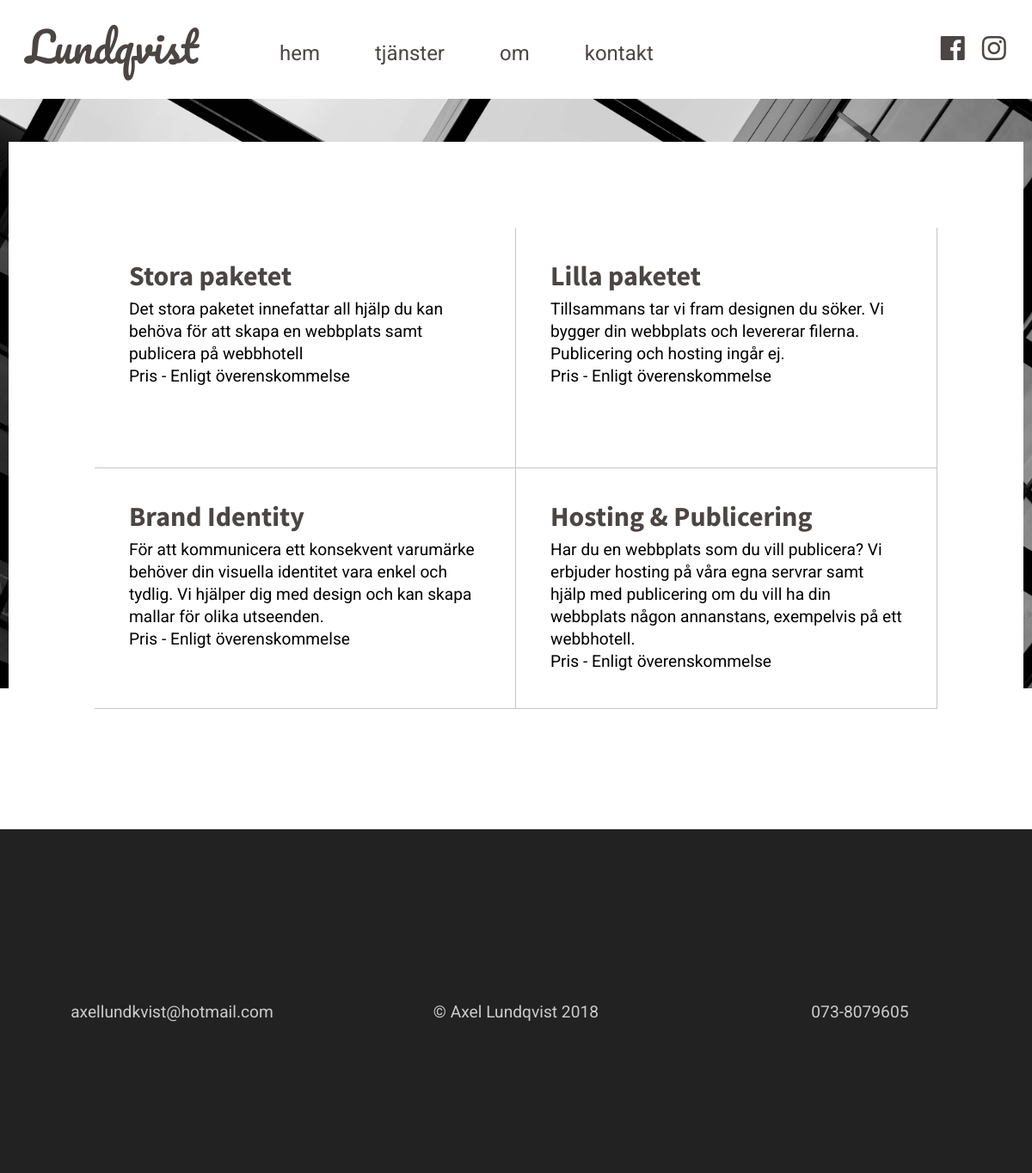
The app's page /service.php with its own data.
### tables this page shows
CREATE TABLE `services` (
  `id` int(10) UNSIGNED NOT NULL,
  `name` varchar(40) NOT NULL,
  `descr` varchar(400) NOT NULL,
  `price` varchar(50) DEFAULT NULL
);

### src/classes/Connect.class.php (the view, shortened to what this page needs)
<?php
class Connect {
    private $db;
    function __construct() {
        $this->db = new mysqli(DBHOST, DBUSER, DBPASS, DBDATABASE);
    }
    public function showAll() {
        $sql ="SELECT * FROM services;";
        $result = $this->db->query($sql);
        while($row = mysqli_fetch_assoc($result))
        {
        echo ("<div class='col-6'><div class='service_box'><div class='title'><h1>" . utf8_encode($row['name']) . "</h1></div><div class='descript'><p>" . utf8_encode($row['descr']) . "</p></div><div class='price'><p>Pris - " . utf8_encode($row['price']) . "</p></div></div></div>");
        }
    }
}

### src/includes/header.php (shortened to what this page needs)
<!DOCTYPE html>
<html lang="sv">
<head>
    <link rel="stylesheet" type="text/css" href="css/style.css">
    <link rel="stylesheet" href="https://use.fontawesome.com/releases/v5.3.1/css/all.css">
</head>
<body>
    <div id="container">
        <div id="header">
            <div class="wrapper">
                <div class="row">
                    <div class="col-3">
                        <div class="logo"><a href="index.php">Lundqvist</a></div>
                    </div>
                    <div class="col-7">
                        <div class="mainmenu">
                            <ul>
                                <a href="index.php"><li>hem</li></a>
                                <a href="service.php"><li>tjänster</li></a>
                                <a href="about.php"><li>om</li></a>
                                <a href="contact.php"><li>kontakt</li></a>
                            </ul>
                        </div>
                    </div>
                    <div class="col-2">
                        <div class="socials"><a href="#"><i class="fab fa-instagram fa-2x"></i></a> <a href="#"> <i class="fab fa-facebook fa-2x"></i></a></div>
                    </div>
                </div>
            </div>
        </div>

### src/service.php (shortened to what this page needs)
<?php
include ('includes/header.php');?>
    <div id="body">
            <div class="wrapper">
                <div class="white">
                <div class="row">
                    <div class="print">
                        <?php $service = new Connect;
                         $service->showAll();?>
                    </div>
                </div>
                </div>
            </div>
        </div>
        <div id="footer">
            <div class="row">
                <div class="col-4">
                    <div class="textfoot">
                        <p>axellundkvist@hotmail.com</p>
                    </div>
                </div>
                <div class="col-4">
                    <div class="textfoot">
                        <p>&copy; Axel Lundqvist 2018</p>
                    </div>
                </div>
                <div class="col-4">
                    <div class="textfoot">
                        <p>073-8079605</p>
                    </div>
                </div>
            </div>
        </div>
     </div>
</body>
</html>

### pub/css/style.css (style rules this page uses)
body { line-height:1 }
ol,ul { list-style:none }
*,*:before,*:after { -moz-box-sizing:border-box;-webkit-box-sizing:border-box;box-sizing:border-box;margin:0;padding:0 }
.row::after { content:"";clear:both;display:table }
[class*="col-"] { float:left }
.col-2 { width:16.66% }
.col-3 { width:25% }
.col-4 { width:33.33% }
.col-6 { width:50% }
.col-7 { width:58.33% }
html,body,div,span,applet,object,iframe,h1,h2,h3,h4,h5,h6,p,blockquote,pre,a,abbr,acronym,address,big,cite,code,del,dfn,em,img,ins,kbd,q,s,samp,small,strike,strong,sub,sup,tt,var,b,u,i,center,dl,dt,dd,ol,ul,li,fieldset,form,label,legend,table,caption,tbody,tfoot,thead,tr,th,td,article,aside,canvas,details,embed,figure,figcaption,footer,header,hgroup,menu,nav,output,ruby,section,summary,time,mark,audio,video { margin:0;padding:0;border:0;font-size:100%;font:inherit;vertical-align:baseline }
a,p,li,label { font-family:"Roboto",sans-serif }
p { line-height:26px;font-size:1.2rem }
h1 { font-weight:bold;font-family:"Source Sans Pro",sans-serif;font-size:2rem;color:#4b4543 }
a { text-decoration:none;color:#4b4543 }
html,body { margin:0;padding:0;height:100%;background-image:url("../images/roof.jpg");background-size:100%;background-repeat:no-repeat;background-color:#fff }
#container { min-height:100%;position:relative }
#header { background:#fff;padding:10px;height:115px }
#body { margin-top:40px;padding:10px;padding-bottom:400px }
#footer { position:absolute;bottom:0;width:100%;height:400px;background:#222 }
.wrapper { max-width:1300px;margin:0 auto }
.white { background:#fff;padding:100px }
.logo { width:200px;margin-left:20px;margin-top:20px }
.logo a { font-family:"Pacifico",cursive;font-size:3rem;color:#4b4543;width:200px }
.mainmenu { display:inline }
.mainmenu ul { display:inline-block;margin-left:20px;margin-top:40px }
.mainmenu li { display:inline-block;font-size:1.5rem;margin-right:60px }
.socials { margin-top:30px }
.socials a { margin-right:20px;float:right }
.textfoot { text-align:center;padding:50px;margin-top:150px }
.textfoot p { color:#ccc }
.print { background:#fff;min-height:600px }
.service_box { background:#fff;padding:40px;border-bottom:1px solid #cac5c3;border-right:.2px solid #cac5c3;min-height:280px }
.service_box h1 { margin-bottom:10px }

### records on screen
services: name "Stora paketet", descr "Det stora paketet innefattar all hjälp du kan behöva för att skapa en webbplats samt publicera på webbhotell", price "Enligt överenskommelse"
services: name "Lilla paketet", descr "Tillsammans tar vi fram designen du söker. Vi bygger din webbplats och levererar filerna. Publicering och hosting ingår ej.", price "Enligt överenskommelse"
services: name "Brand Identity", descr "För att kommunicera ett konsekvent varumärke behöver din visuella identitet vara enkel och tydlig. Vi hjälper dig med design och kan skapa mallar för olika utseenden.", price "Enligt överenskommelse"
services: name "Hosting & Publicering", descr "Har du en webbplats som du vill publicera? Vi erbjuder hosting på våra egna servrar samt hjälp med publicering om du vill ha din webbplats någon annanstans, exempelvis på ett webbhotell.", price "Enligt överenskommelse"
